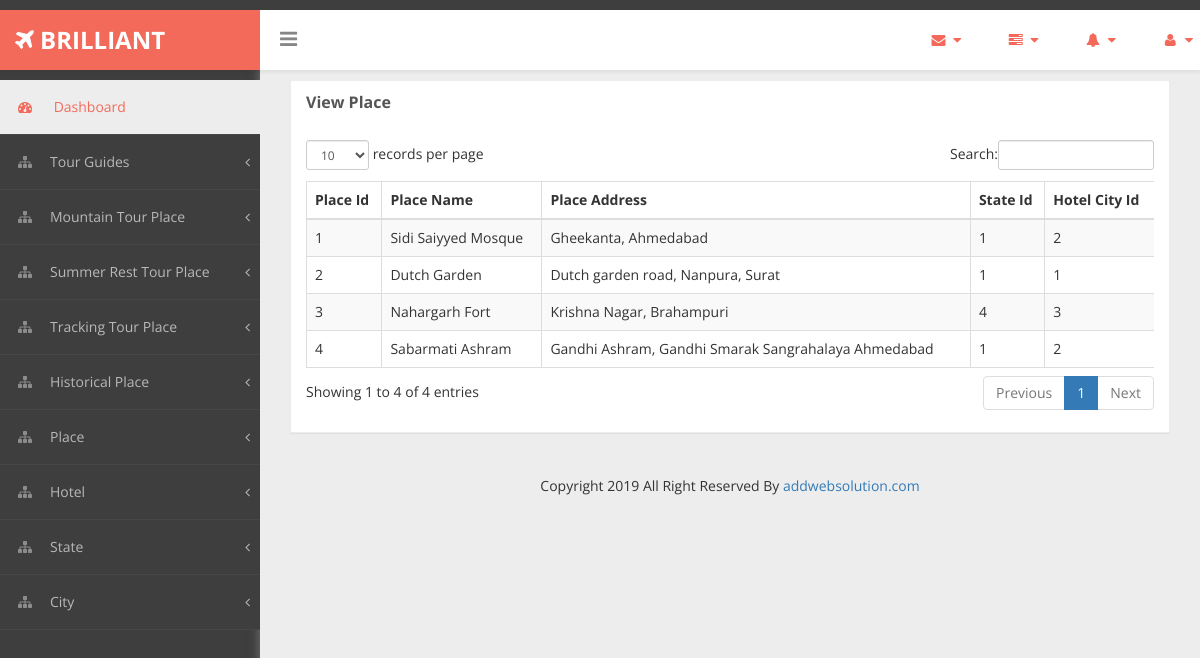
The page /Admin/viewplace.php on the database its author committed.
### tables this page shows
CREATE TABLE `Place` (
  `place_id` int(10) NOT NULL,
  `place_image` varchar(70) DEFAULT NULL,
  `place_name` varchar(70) NOT NULL,
  `place_address` varchar(100) NOT NULL,
  `place_descripition` varchar(400) NOT NULL,
  `c_id` int(10) NOT NULL,
  `s_id` int(10) NOT NULL
);

### Admin/viewplace.php (the view, shortened to what this page needs)
<?php
include_once("header.php");
include_once("database.php");
?>
<!DOCTYPE html>
<html xmlns="http://www.w3.org/1999/xhtml">
<head>
    <link href="assets/css/bootstrap.css" rel="stylesheet" />
    <link href="assets/css/font-awesome.css" rel="stylesheet" />
    <link href="assets/css/custom-styles.css" rel="stylesheet" />
    <link href="assets/js/dataTables/dataTables.bootstrap.css" rel="stylesheet" />
</head>
<body>
    <div id="wrapper">
        <div id="page-wrapper" >
            <div id="page-inner">
                <div class="row">
                    <div class="col-md-12">
                        <div class="panel panel-default">
                            <div class="panel-heading">
                                View Place
                            </div>
                            <div class="panel-body">
                                <div class="table-responsive">
                                    <table class="table table-striped table-bordered table-hover" id="dataTables-example">
                                        <thead>
                                            <tr>
                                                <th>Place Id</th>
                                                <th>Place Name</th>
                                                <th>Place Address</th>
                                                <th>State Id</th>
                                                <th>Hotel City Id</th>
                                            </tr>
                                        </thead>
                                        <tbody>
                                            <?php
                                                $sql=$con->prepare("SELECT * From Place");
                                                $sql->execute();
                                                $rs=$sql->get_result();
                                                while($row=$rs->fetch_assoc())
                                                {
                                            ?>
                                                    <tr class="odd gradeX">
                                                        <td><?php echo $row['place_id']; ?></td>
                                                        <td><?php echo $row['place_name']; ?></td>
                                                        <td><?php echo $row['place_address']; ?></td>
                                                        <td><?php echo $row['s_id']; ?></td>
                                                        <td><?php echo $row['c_id']; ?></td>
                                                    </tr>
                                            <?php
                                                }
                                            ?>
                                    </table>
                                </div>
                            </div>
                        </div>
                    </div>
                </div>
                <?php include_once("footer.php"); ?>
            </div>
        </div>
    </div>
</body>
</html>

### Admin/assets/css/custom-styles.css (style rules this page uses)
body { font-family: 'Open Sans', sans-serif; background: #3E3E3E; }
#wrapper { width: 100%; }
#page-wrapper { padding: 15px 15px; min-height: 200px; background: #EDEDED; }
#page-inner { width:100%; margin:10px 20px 10px 0px; background-color:transparent; padding: 15px 30px; min-height:1000px; }
.panel { border-radius:0px; }
#page-wrapper { position: relative; top: 55px; box-shadow: 0 0 10px #757575; -moz-box-shadow: 0 0 10px #757575; -webkit-box-shadow: 0 0 10px #757575; }
.panel-default { border-color: #ECECEC; }
.panel-default > .panel-heading { color: #555; border-color: #FFF; font-weight:bold;background: #FFFFFF; font-size: 16px; text-shadow: none; }
.panel-heading { border-bottom: 1px solid transparent; border-top-left-radius: 3px; border-top-right-radius: 3px; }
@media (min-width:768px) { #page-wrapper { margin: 0 0 0 260px; padding: 0; min-height: 1200px; } }

### rows shown on the page
place: place_id "1", place_name "Sidi Saiyyed Mosque", place_address "Gheekanta, Ahmedabad", s "1", c "2"
place: place_id "2", place_name "Dutch Garden", place_address "Dutch garden road, Nanpura, Surat", s "1", c "1"
place: place_id "3", place_name "Nahargarh Fort", place_address "Krishna Nagar, Brahampuri", s "4", c "3"
place: place_id "4", place_name "Sabarmati Ashram", place_address "Gandhi Ashram, Gandhi Smarak Sangrahalaya Ahmedabad", s "1", c "2"
